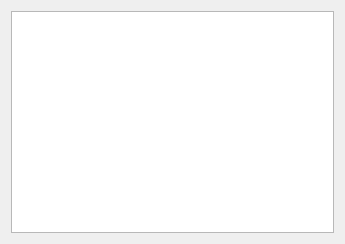
<?xml version="1.0" encoding="UTF-8"?>
<ui version="4.0">
 <class>MedicineInsFeedback</class>
 <widget class="QWidget" name="MedicineInsFeedback">
  <property name="geometry">
   <rect>
    <x>0</x>
    <y>0</y>
    <width>345</width>
    <height>244</height>
   </rect>
  </property>
  <property name="windowTitle">
   <string>Form</string>
  </property>
  <layout class="QVBoxLayout" name="verticalLayout">
   <item>
    <widget class="QTableView" name="feedback_View"/>
   </item>
  </layout>
 </widget>
 <resources/>
 <connections/>
</ui>
